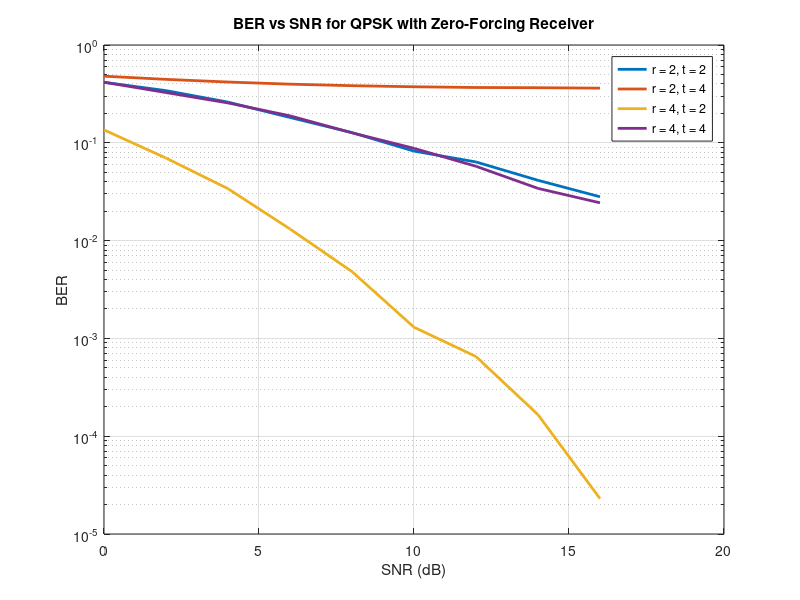

MATLAB code for this plot:
close all;
clear;
clc;

% Simulation Parameters
blockLength = 1000; % Number of bits per block
nBlocks = 1000; % Number of blocks to simulate
SNRdB = 0:2:16; % SNR values in dB
SNR = 10.^(SNRdB/10); % Convert SNR to linear scale
No = 1; % Noise variance

% Receiver and Transmitter configurations
configs = [
    2, 2;
    2, 4;
    4, 2;
    4, 4
];

BER_QPSK = zeros(length(configs), length(SNR));

for cfg = 1:size(configs, 1)
    r = configs(cfg, 1); % Number of receivers
    t = configs(cfg, 2); % Number of transmitters

    for blk = 1:nBlocks
        % Generate random bits for QPSK modulation
        BitsI = randi([0, 1], t, blockLength); % In-phase bits
        BitsQ = randi([0, 1], t, blockLength); % Quadrature bits

        % Map bits to QPSK symbols
        TxSymbols = (2*BitsI - 1 + 1j*(2*BitsQ - 1)) / sqrt(2); % QPSK modulation

        for k = 1:length(SNRdB)
            % Generate random Rayleigh channel matrix
            H = (randn(r, t) + 1j*randn(r, t)) / sqrt(2);

            % Add noise
            noise = sqrt(No/2) * (randn(r, blockLength) + 1j*randn(r, blockLength));

            % Transmit symbols through the channel
            RxSymbols = H * sqrt(SNR(k)) * TxSymbols + noise;

            % Zero-Forcing Receiver
            H_inv = pinv(H); % Compute pseudo-inverse of H
            DetectedSymbols = H_inv * RxSymbols; % Zero-forcing detection

            % Demodulate detected symbols to bits
            DecBitsI = real(DetectedSymbols) > 0; % Decision for in-phase
            DecBitsQ = imag(DetectedSymbols) > 0; % Decision for quadrature

            % Compute BER
            BER_QPSK(cfg, k) = BER_QPSK(cfg, k) + sum(DecBitsI(:) ~= BitsI(:)) + sum(DecBitsQ(:) ~= BitsQ(:));
        end
    end

    % Normalize BER for QPSK
    BER_QPSK(cfg, :) = BER_QPSK(cfg, :) / (t * blockLength * nBlocks);
end

% Plot BER vs SNR for all configurations
figure;
for cfg = 1:size(configs, 1)
    r = configs(cfg, 1);
    t = configs(cfg, 2);
    semilogy(SNRdB, BER_QPSK(cfg, :), 'LineWidth', 2.0, 'DisplayName', sprintf('r = %d, t = %d', r, t));
    hold on;
end

grid on;
xlabel('SNR (dB)');
ylabel('BER');
legend('show');
title('BER vs SNR for QPSK with Zero-Forcing Receiver');